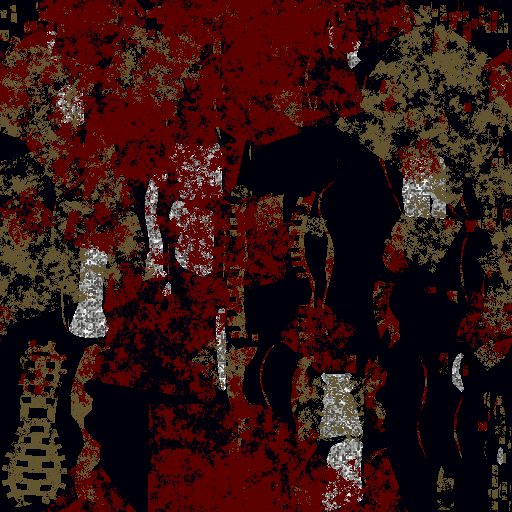
#> input picture models/boot/Boot.png, 512 x 512 px
$ python tint_gauntlet.py ../../models/boot/Boot.png ../../models/boot/Boot.png ../../models/boot/Boot.png
#> lines starting #> are read from the running program, lines starting #| are printed output that depends on the picture; after the words box and inside, x2 and y2 are one past the last pixel; in counts of white or black regions, pixels touching at a corner belong together
"""Armour tints for the Slayer gauntlet textures (idea 7), the same spirit as RS_VRBody's torso recolours.

usage: tint_gauntlet.py SRC.png OUT_DIR NAME

Brightness (HSV value) is always kept, so wear, grime and panel lines survive.
  - Skin and leather (orange/brown hues, saturated) are left alone.
  - The red status lights (saturated red, bright) are left alone.
  - Pixels that are ALREADY green (the left gauntlet's plates) get their hue replaced.
  - Grey/black metal gets a soft colourise (target hue at ARMOUR_SAT saturation), faded in by how
    grey the pixel is, so near-neutral steel takes the tint and anything already coloured does not.
Writes NAME_green.png / NAME_blue.png / NAME_red.png at full resolution, plus NAME_preview.png:
original + the three tints side by side at 512 px.
"""
import sys, os
import numpy as np
from PIL import Image

SRC, OUT, NAME = sys.argv[1], sys.argv[2], sys.argv[3]
os.makedirs(OUT, exist_ok=True)
TINTS = {'green': 110.0 / 360, 'blue': 215.0 / 360, 'red': 0.0}
ARMOUR_SAT = 0.45

img = Image.open(SRC).convert('RGB')
#> img is the input picture: PIL image 512x512 RGB; mean R, G, B 50.6, 18.6, 17.7
a = np.asarray(img).astype(np.float32) / 255.0
r, g, b = a[..., 0], a[..., 1], a[..., 2]
mx = a.max(-1); mn = a.min(-1); d = mx - mn
v = mx
s = np.where(mx > 1e-6, d / np.maximum(mx, 1e-6), 0.0)
h = np.zeros_like(mx)
m = d > 1e-6
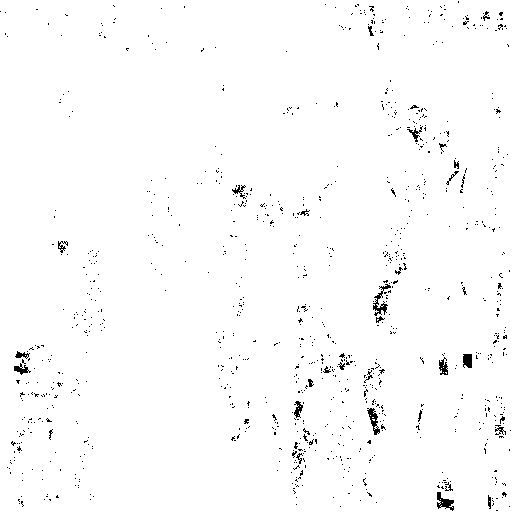
#> m: shape (512, 512) bool; 98.5% white; black in thin lines or dots
rc = m & (mx == r); gc = m & ~rc & (mx == g); bc = m & ~rc & ~gc
#> after `rc = m & (mx == r)`: rc: shape (512, 512) bool; 54.3% white; 3024 black regions (2827 under 20 px), largest, box (x1, y1, x2, y2) and area: (216, 68, 512, 512) 55230, (84, 245, 240, 512) 15206, (0, 275, 107, 512) 9302
#> after `gc = m & ~rc & (mx == g)`: gc: shape (512, 512) bool; 0.77% white in thin lines or dots, all inside (x1, y1, x2, y2) = (48, 28, 503, 509)
#> after `bc = m & ~rc & ~gc`:
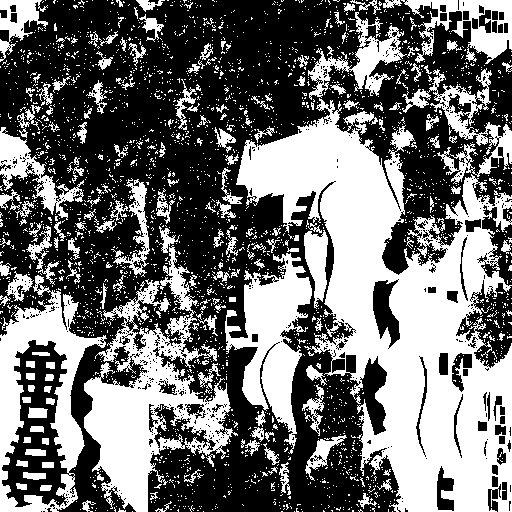
#> bc: shape (512, 512) bool; 43.4% white; 2643 white regions (2451 under 20 px), largest, box (x1, y1, x2, y2) and area: (236, 98, 512, 512) 49265, (84, 245, 238, 512) 14599, (0, 275, 107, 512) 8774
h[rc] = ((g - b)[rc] / d[rc]) % 6.0
h[gc] = ((b - r)[gc] / d[gc]) + 2.0
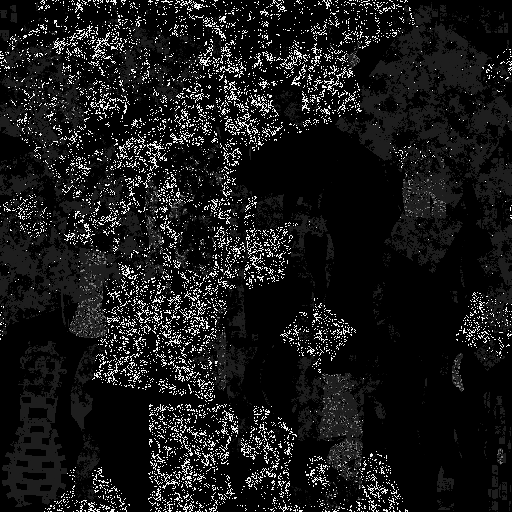
#> h: shape (512, 512) float32; min 0, max 5.99, mean 0.571; drawn with min black and max white
h[bc] = ((r - g)[bc] / d[bc]) + 4.0
h = h / 6.0
hd = h * 360.0

skin_leather = (hd >= 8) & (hd <= 50) & (s > 0.22)
#> skin_leather: shape (512, 512) bool; 17.7% white; 1620 white regions (1480 under 20 px), largest, box (x1, y1, x2, y2) and area: (335, 2, 512, 208) 10960, (0, 211, 145, 326) 5299, (2, 356, 67, 507) 4256
red_lights = ((hd < 12) | (hd > 340)) & (s > 0.55) & (v > 0.35)
#> red_lights: shape (512, 512) bool; 26% white; 1828 white regions (1667 under 20 px), largest, box (x1, y1, x2, y2) and area: (13, 0, 361, 285) 34087, (148, 423, 373, 512) 8812, (187, 268, 243, 335) 1066
already_green = (hd >= 65) & (hd <= 170) & (s > 0.18)
#> already_green: shape (512, 512) bool; every value is 0
greyness = np.clip((0.30 - s) / 0.30, 0.0, 1.0) * (v > 0.06)          # 1 = fully neutral metal
protect = skin_leather | red_lights
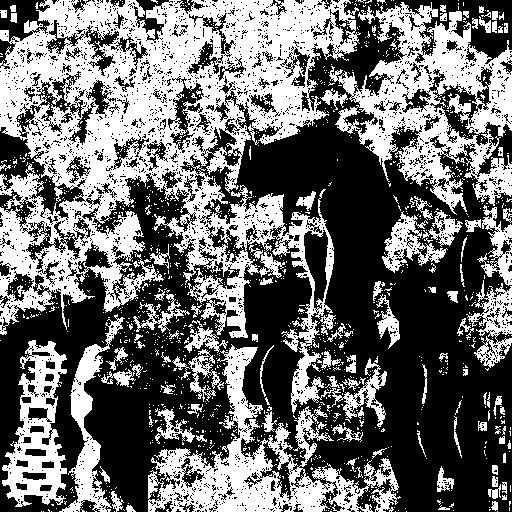
#> protect: shape (512, 512) bool; 43.4% white; 1346 white regions (1234 under 20 px), largest, box (x1, y1, x2, y2) and area: (0, 0, 387, 427) 61076, (329, 2, 512, 215) 16060, (148, 344, 401, 512) 12143

def hsv2rgb(h, s, v):
    i = np.floor(h * 6.0).astype(np.int32) % 6
    f = h * 6.0 - np.floor(h * 6.0)
    p = v * (1 - s); q = v * (1 - f * s); t = v * (1 - (1 - f) * s)
    rr = np.choose(i, [v, q, p, p, t, v]); gg = np.choose(i, [t, v, v, q, p, p]); bb = np.choose(i, [p, p, t, v, v, q])
    return np.stack([rr, gg, bb], -1)

previews = [img.resize((512, 512))]
for name, hue in TINTS.items():
    nh = np.where(already_green, hue, np.where(greyness > 0, hue, h))
    ns = np.where(already_green, np.clip(s * 1.2, 0, 1), np.where(greyness > 0, s + (ARMOUR_SAT - s) * greyness, s))
    out = hsv2rgb(nh, ns, v)
    out = np.where(protect[..., None], a, out)
    o = Image.fromarray((np.clip(out, 0, 1) * 255 + 0.5).astype(np.uint8))
    o.save(os.path.join(OUT, f'{NAME}_{name}.png'))
    previews.append(o.resize((512, 512)))
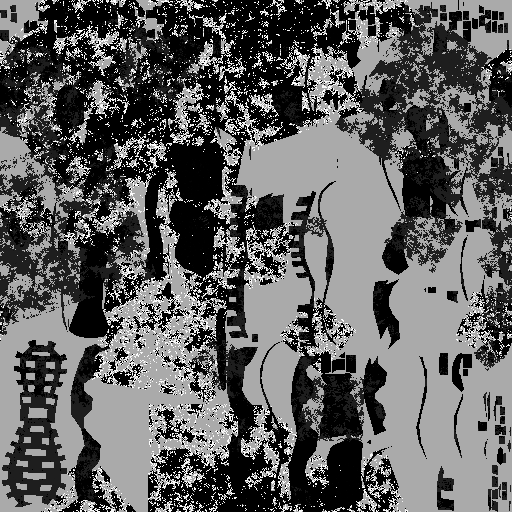
#> nh: shape (512, 512) float32; min 0, max 0.998, mean 0.375
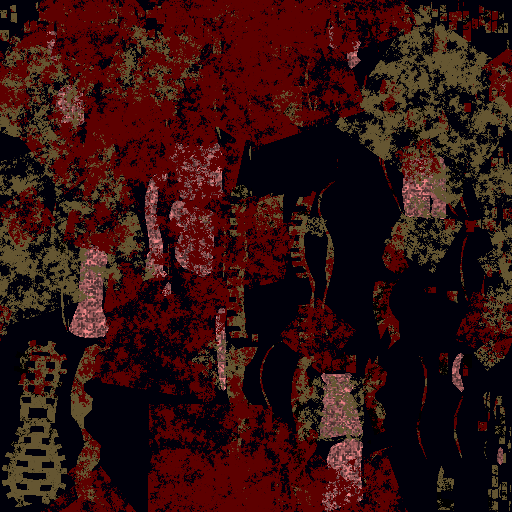
#> o: PIL image 512x512 RGB; mean R, G, B 50.6, 16.5, 15.7
#> after the loop, previews = 4 items
strip = Image.new('RGB', (512 * len(previews), 512))
#> strip: PIL image 2048x512 RGB; every value is 0
for i, p in enumerate(previews): strip.paste(p, (512 * i, 0))
#> this loop made 4 passes
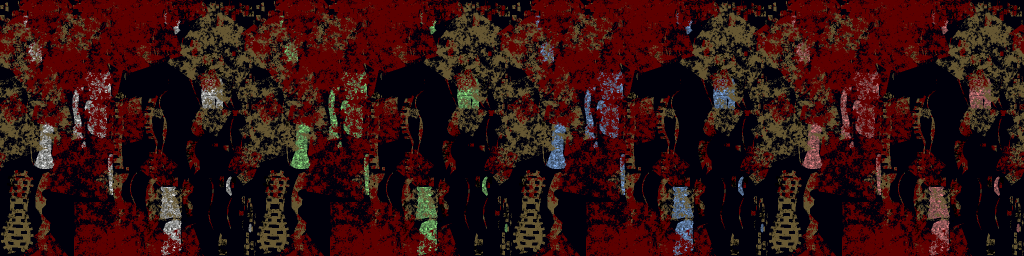
#> strip: PIL image 2048x512 RGB (shown at 1/2 size); mean R, G, B 49.6, 17.8, 16.8
strip.save(os.path.join(OUT, f'{NAME}_preview.png'))
print('protected %.1f%%  already-green %.1f%%  metal(greyness>0) %.1f%%' % (
    100 * protect.mean(), 100 * already_green.mean(), 100 * (greyness > 0).mean()))
#| protected 43.4%  already-green 0.0%  metal(greyness>0) 4.2%
